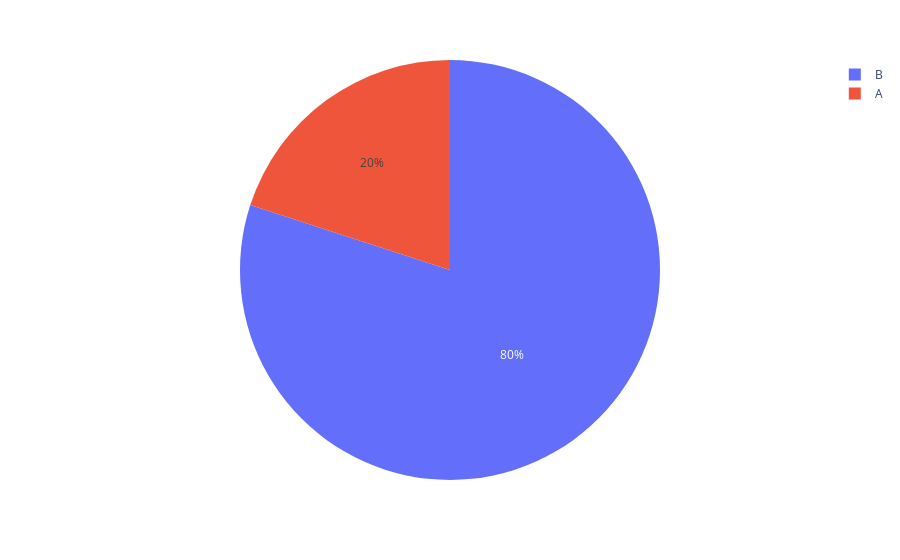

Here is the notebook cell this chart was saved with:
### Code cell
import plotly.express as px

dicto= {'A':0.2,'B':0.8}

dicto_2 = {'Stocks':dicto.keys(), 'Values':dicto.values()}
# fig = px.pie(df, values='Percentage', names='Asset Class')
fig = px.pie(dicto_2, values='Values', names='Stocks')

fig.show()

### Figure 1 — Plotly figure (JSON) as saved in the notebook; plotly's stock layout.template omitted (floating-point values rounded to 4 significant figures)
{"data": [{"domain": {"x": [0, 1], "y": [0, 1]}, "hovertemplate": "Stocks=%{label}<br>Values=%{value}<extra></extra>", "labels": ["A", "B"], "legendgroup": "", "name": "", "showlegend": true, "type": "pie", "values": [0.2, 0.8]}], "layout": {"legend": {"tracegroupgap": 0}, "margin": {"t": 60}}}
